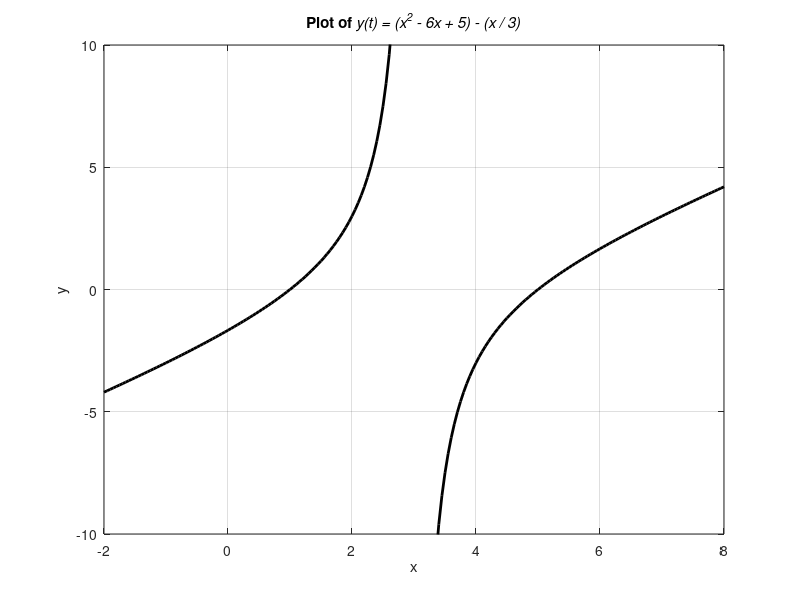

The MATLAB script that drew this image:
%Problem 3.7

x = -2:0.05:8;
y = (x.^2 - 6.*x +5)./(x-3);

plot(x,y, '-k', 'LineWidth',2.0);
ylim([-10 10]);
title ('Plot of \it{y(t)} = \it{(x}^{2} - \it{6x} + \it{5)} - \it{(x} / \it{3)}');
xlabel('x');
ylabel('y');
grid on;
